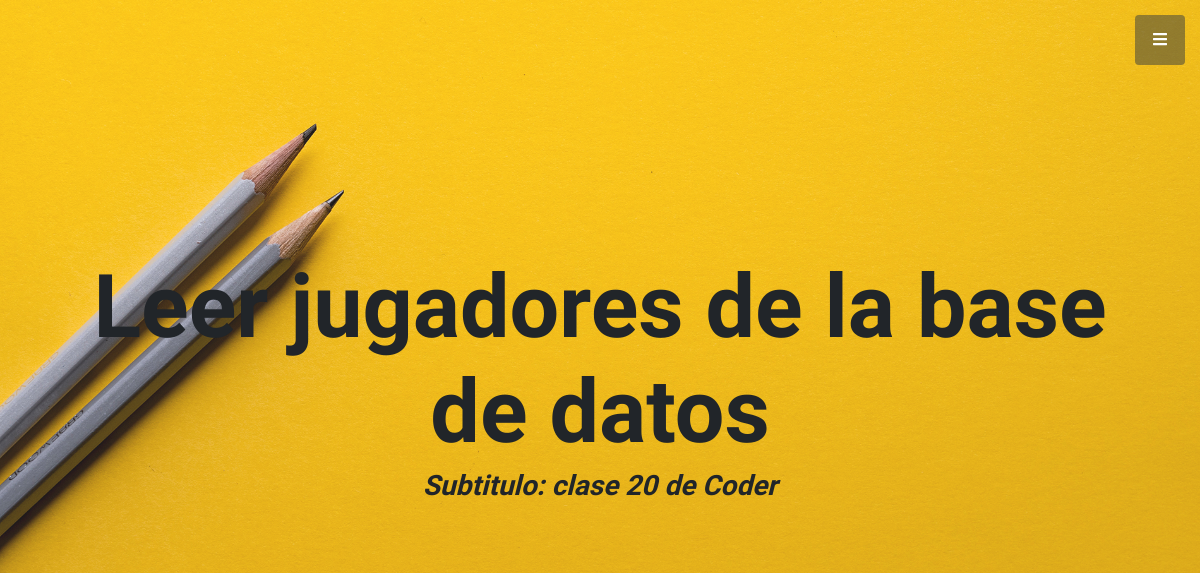
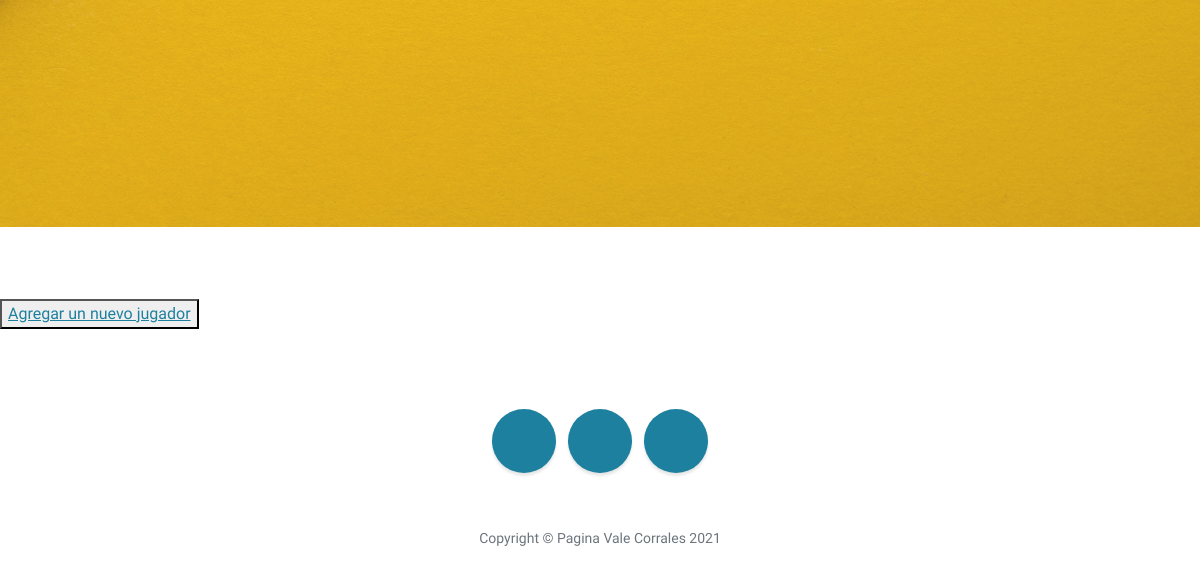
The app's page /AppCoder/leerJugadores/, older data (2 pictures, top to bottom).
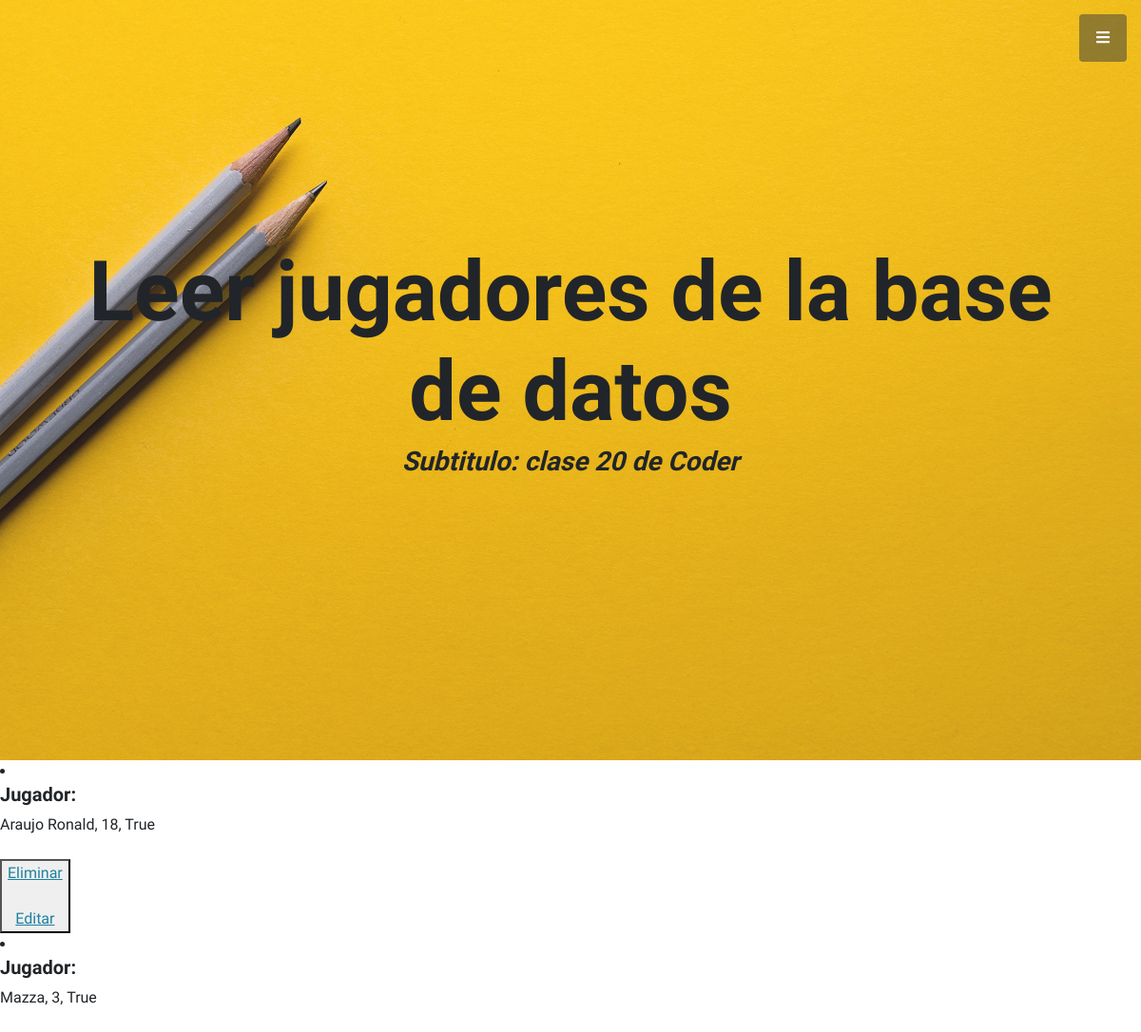
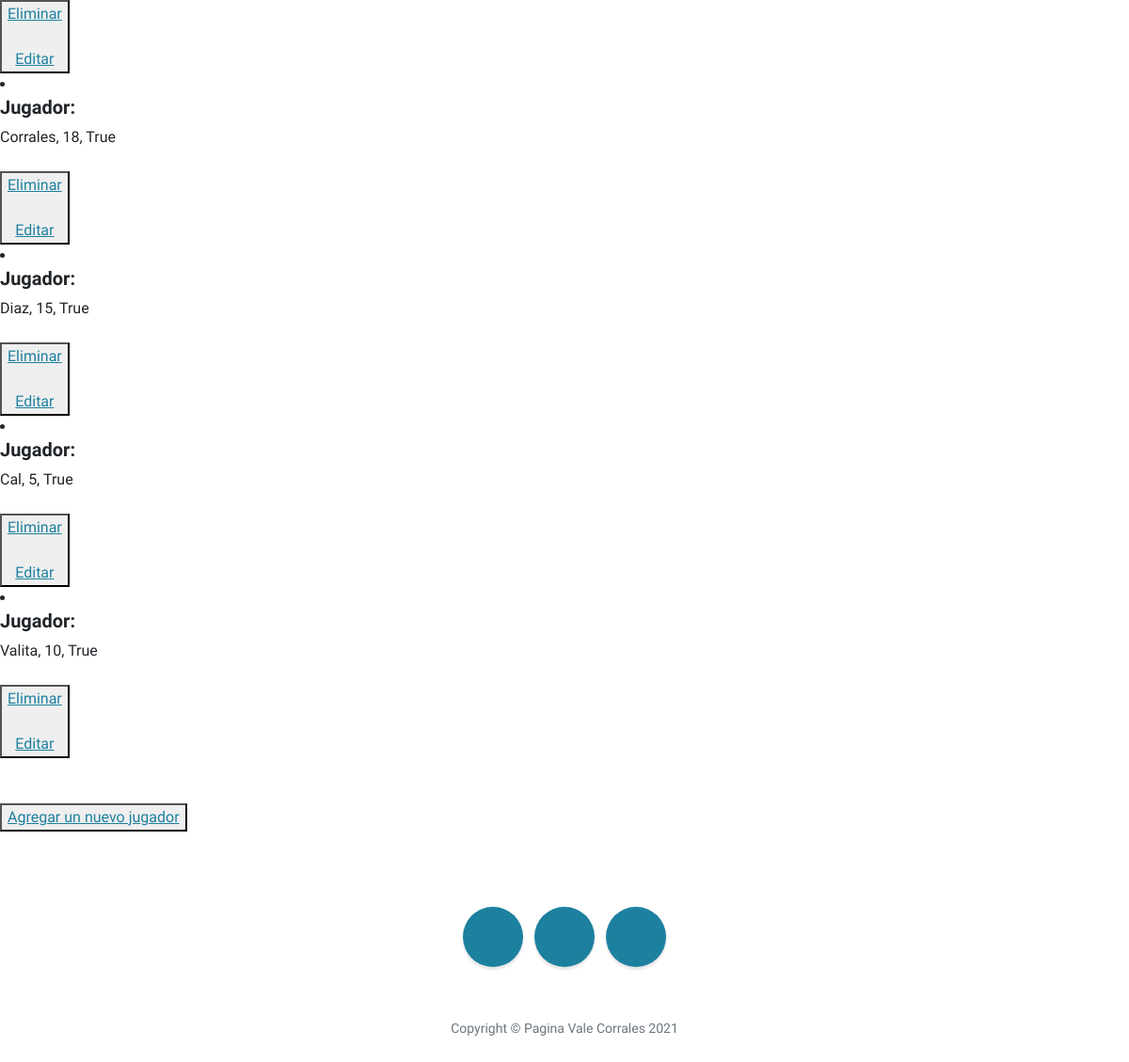
The same page, newer data (2 pictures, top to bottom).
### AppCoder/models.py (models this page shows)
class Jugador(models.Model):
    apellido = models.CharField(max_length=40)
    numero = models.IntegerField(null=True)
    esBueno = models.BooleanField()
    def __str__(self) -> str:
        return f"{self.apellido}, {self.numero}, {self.esBueno}"

### AppCoder/views.py (the view)
# urls.py: path('leerJugadores/', views.leerJugadores, name='LeerJugadores'),
def leerJugadores(request):
    jugadores = Jugador.objects.all() #esto trae todo los jugadores de la base de datos
    dir = {"jugadores":jugadores} #contexto
    return render(request, "AppCoder/leerJugadores.html", dir)

### AppCoder/templates/AppCoder/leerJugadores.html (shortened to what this page needs)
{% extends "AppCoder/padre.html" %}
{% load static %}
    {% block contenido2 %}
    <h1 class="mb-1"> Leer jugadores de la base de datos </h1>
    {% endblock %}
    {% block contenido %}
        {% for j in jugadores %}
            <li> <h5>Jugador: </h5> {{ j }} </li>
            <br>
            <button>
            <a href="{% url 'EliminarJugador' j.apellido %}"> Eliminar </a>
            <br> </br>
            <a href="{% url 'EditarJugador' j.apellido %}"> Editar </a>
            </button>
        {% endfor %}
        <br>
        <br>
        <br>
        <button>
            <a href="{% url 'JugadorFormulario' %}"> Agregar un nuevo jugador </a>
        </button>
    {% endblock %}

### AppCoder/templates/AppCoder/padre.html (shortened to what this page needs)
<!DOCTYPE html>
<html lang="en">
    <head>
        {% load static %}
        <link href="https://cdnjs.cloudflare.com/ajax/libs/simple-line-icons/2.5.5/css/simple-line-icons.min.css" rel="stylesheet" />
        <link href="{% static 'AppCoder/css/styles.css' %}" rel="stylesheet" />
    </head>
    <body id="page-top">
        <a class="menu-toggle rounded" href="#"><i class="fas fa-bars"></i></a>
        <header class="masthead d-flex align-items-center">
            <div class="container px-4 px-lg-5 text-center">
                <h1 class="mb-1">
                    {% block contenido2 %}
                    {% endblock %} </h1>
                <h3 class="mb-5"><em> Subtitulo: clase 20 de Coder</em></h3>
            </div>
        </header>
        {% block contenido %}
        {% endblock %}
        <footer class="footer text-center">
            <div class="container px-4 px-lg-5">
                <ul class="list-inline mb-5">
                    <li class="list-inline-item">
                        <a class="social-link rounded-circle text-white mr-3" href=""></a>
                    </li>
                    <li class="list-inline-item">
                        <a class="social-link rounded-circle text-white mr-3" href="#!"></a>
                    </li>
                    <li class="list-inline-item">
                        <a class="social-link rounded-circle text-white" href="https://github.com/ValeCorrales/ejemplosRepositorio"></a>
                    </li>
                </ul>
                <p class="text-muted small mb-0">Copyright &copy; Pagina Vale Corrales 2021</p>
            </div>
        </footer>
    </body>
</html>

Row changes from the older to the newer data that the page shows:
added Jugador: apellido+numero+esBueno "Araujo Ronald, 18, True"
added Jugador: apellido+numero+esBueno "Mazza, 3, True"
added Jugador: apellido+numero+esBueno "Corrales, 18, True"
added Jugador: apellido+numero+esBueno "Diaz, 15, True"
added Jugador: apellido+numero+esBueno "Cal, 5, True"
added Jugador: apellido+numero+esBueno "Valita, 10, True"
